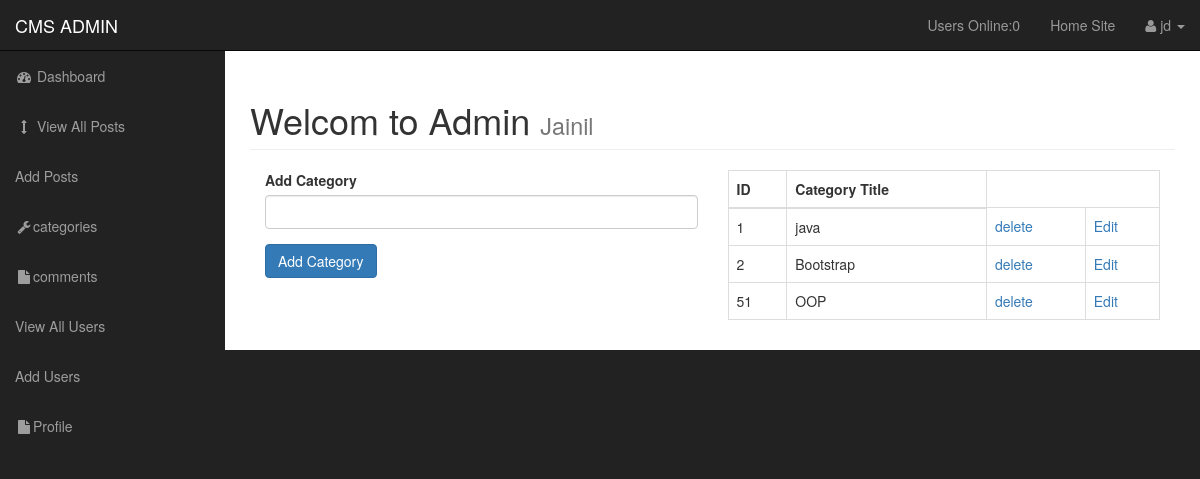
Screenshot of /admin/categories.php (signed in) with the database file from the repository.
### tables this page shows
CREATE TABLE `categories` (
  `cat_id` int(3) NOT NULL,
  `cat_title` varchar(255) NOT NULL
);

### admin/functions.php (the view, shortened to what this page needs)
<?php
function findAllCategories(){
     global $connection;
    $query="SELECT * FROM categories";
        $select_categories= mysqli_query($connection,$query);
         while($row=mysqli_fetch_assoc($select_categories))
         {
             $cat_id =$row['cat_id'];
             $cat_title =$row['cat_title'];
             echo "<tr>";
             echo"<td>{$cat_id}</td>";
             echo"<td>{$cat_title}</td>";
             echo"<td><a href='categories.php?delete={$cat_id}'>delete</a></td>";
             echo"<td><a href='categories.php?edit={$cat_id}'>Edit</a></td>";
             echo "</tr>";
         }
}
?>

### admin/css/sb-admin.css (style rules this page uses)
body { margin-top: 100px; background-color: #222; }
@media (min-width:768px) { body { margin-top: 50px; } }

### rows the page displays
categories: cat_id "1", cat_title "java"
categories: cat_id "2", cat_title "Bootstrap"
categories: cat_id "51", cat_title "OOP"

### other values shown
users_online() "0"
$_SESSION['username'] "jd"
